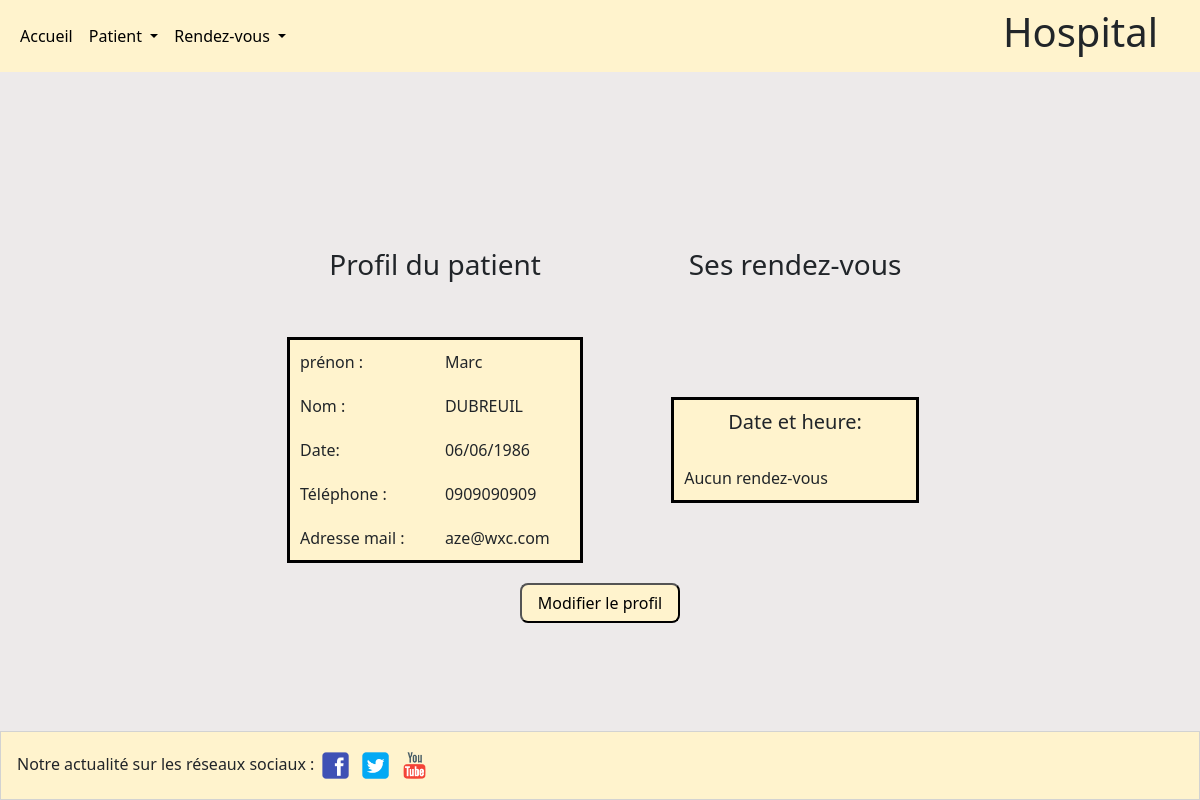
The page /Vues/profil.php?id=3 on the database its author committed.
### tables this page shows
CREATE TABLE `patients` (
  `id` int(11) NOT NULL,
  `lastname` varchar(25) NOT NULL,
  `firstname` varchar(25) NOT NULL,
  `birthdate` date NOT NULL,
  `phone` varchar(25) DEFAULT NULL,
  `mail` varchar(100) NOT NULL
);

### Process/Profil.php (called while the page is built)
<?php
    include('connexion.php');
    $id = $_GET['id'];
    $statement = $mysqlConnection->prepare('SELECT * FROM patients WHERE id=:id');
    $statement->execute(['id' => $id]);
    $patient = $statement->fetch();

### Vues/profil.php (the view, shortened to what this page needs)
<?php
include('../Utils/header.php');
include('../Process/Profil.php');
?>
<section class='td2'>
    <table class='tabcenter2'>
        <tr>
            <td>
                <h2>Profil du patient</h2>
            </td>
            <td>
                <h2>Ses rendez-vous</h2>
            </td>
        </tr>
        <tr>
            <td>
                <table class='tabcenter3 '>
                    <tr>
                        <td>
                            prénon :
                        </td>
                        <td>
                            <?= $patient['firstname'] ?>
                        </td>
                    </tr>
                    <tr>
                        <td>
                            Nom :
                        </td>
                        <td>
                            <?= $patient['lastname'] ?>
                        </td>
                    </tr>
                    <tr>
                        <td>
                            Date:
                        </td>
                        <td>
                            <?= $birthdate_fr = date("d/m/Y", strtotime($patient['birthdate'])); ?>
                        </td>
                    </tr>
                    <tr>
                        <td>
                            Téléphone :
                        </td>
                        <td>
                            <?= $patient['phone'] ?>
                        </td>
                    </tr>
                    <tr>
                        <td>
                            Adresse mail :
                        </td>
                        <td>
                            <?= $patient['mail'] ?>
                        </td>
                    </tr>
                </table>
            </td>
            <td>
                <table class='tabcenter3'>
                    <?php
                    include('../Process/Rdvpatient.php');
                    ?>
                    <td class="td">
                        <h5 style="text-align: center;">Date et heure:</h5><br>
                        <?php
                        if (empty($patientss)) {
                            echo "Aucun rendez-vous";
                        } else {
                            foreach ($patientss as $patien) {
                                $date = new DateTime($patien['dateHour']);
                                echo strftime("%A %d %B %Y à %H:%M", $date->getTimestamp()) . "<br>";
                            }
                        }
                        ?>
                    </td>
                </table>
            </td>
        </tr>
    </table>
    <button class='button' onclick="showform()">Modifier le profil</button>
</section>
<?php
include('../Utils/footer.php');
?>

### Utils/mep.css (style rules this page uses)
body { margin: 0px; padding: 0px; width: 100%; height: 100%; background-color: rgb(237, 234, 234); }
.tabcenter2 { margin-left: auto; margin-right: auto; margin-top: 16px; width: 60%; }
.tabcenter3 { margin-left: auto; margin-right: auto; margin-top: 20px; background-color: #fff3cd; border: 3px solid black; width: 80%; }
.td { width: 25%; padding: 8px; }
.td2 table tr td { padding: 10px; }
h2 { display: flex; margin-top: 150px; margin-bottom: 15px; justify-content: center; align-items: center; font-size: 28px; }
button { border-radius: 8px; }
.button { background-color: #fff3cd; display: block; margin: 0 auto; margin-top: 10px; border-radius: 8px; width: 160px; height: 40px; }

### rows shown on the page
patients: firstname "Marc", lastname "DUBREUIL", birthdate "06/06/1986", phone "0909090909", mail "aze@wxc.com"
